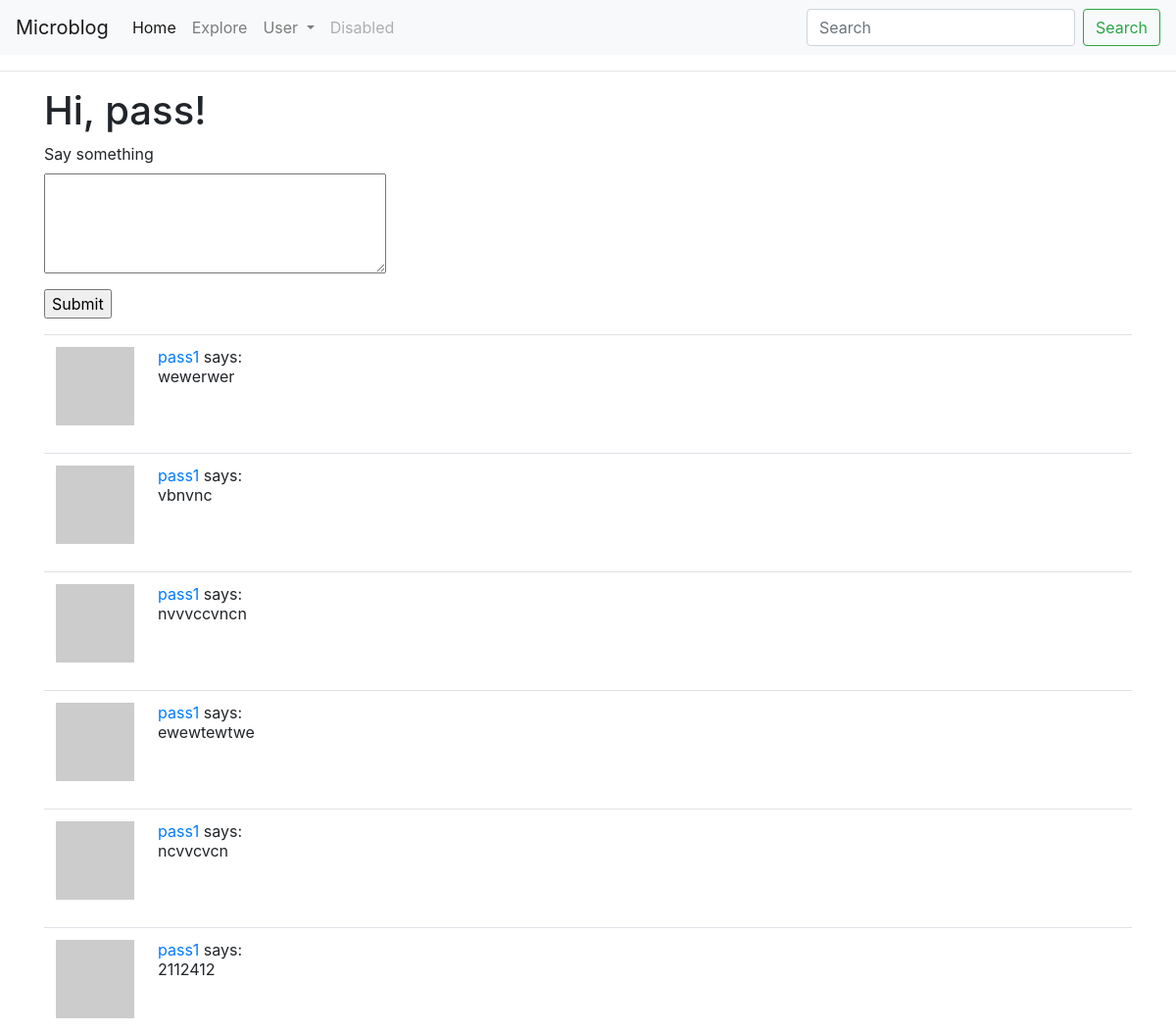
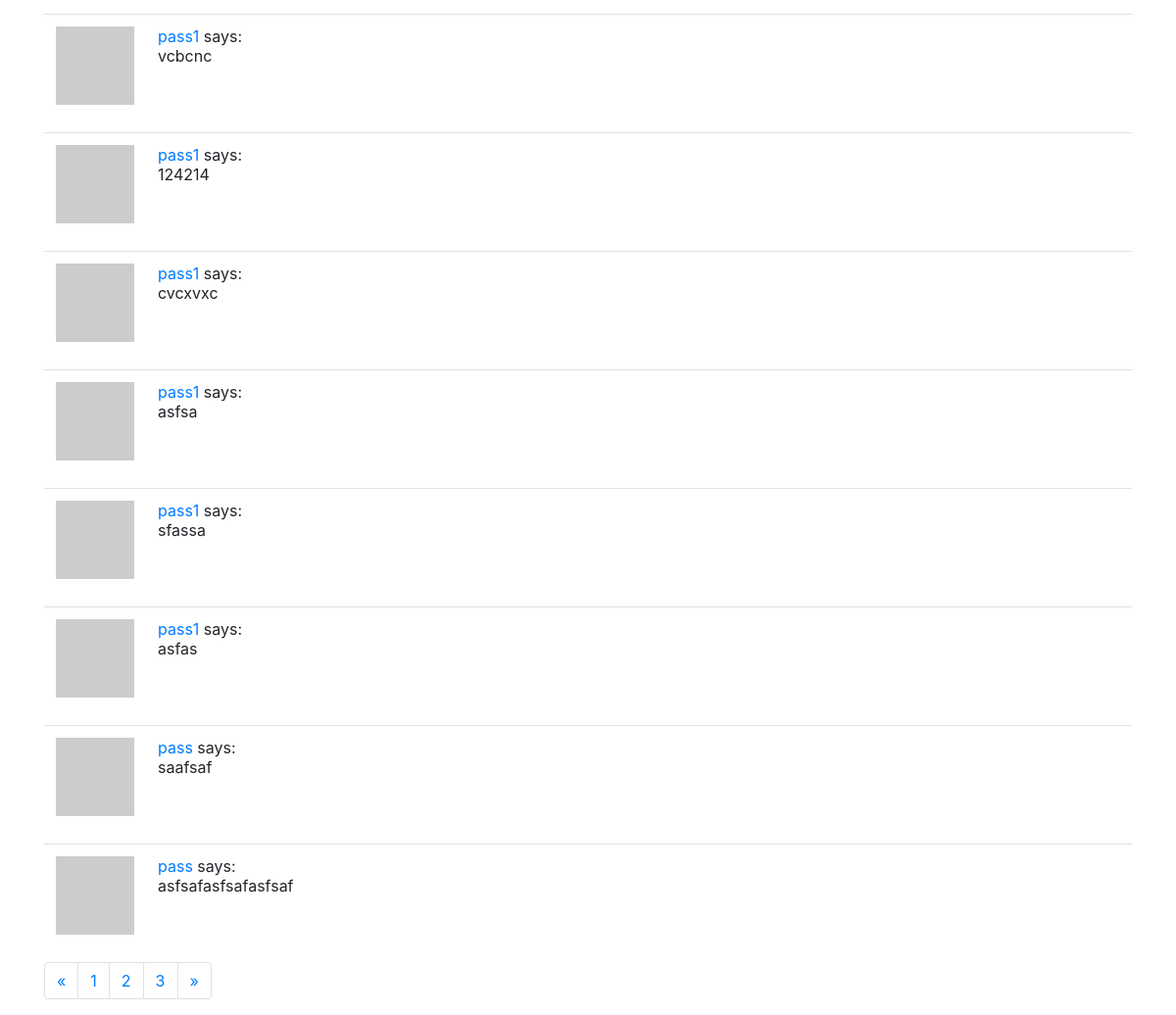
The page /index (signed in) on the database its author committed (2 pictures, top to bottom).
### app/models.py (models this page shows, shortened)
class User(UserMixin, db.Model):
    id = db.Column(db.Integer, primary_key=True)
    username = db.Column(db.String(64), index=True, unique=True)
    email = db.Column(db.String(120), index=True, unique=True)
    password_hash = db.Column(db.String(128))
    about_me = db.Column(db.String(140))
    last_seen = db.Column(db.DateTime, default=datetime.utcnow)
    posts = db.relationship("Post", backref="author", lazy="dynamic")
    followed = db.relationship(
        'User', secondary=followers,
        primaryjoin=(followers.c.follower_id == id),
        secondaryjoin=(followers.c.followed_id == id),
        backref=db.backref('followers', lazy='dynamic'), lazy='dynamic')
    def avatar(self, size):
        digest = md5(self.email.lower().encode('utf-8')).hexdigest()
        return "https://www.gravatar.com/avatar/{}?d=identicon&s={}".format(digest, size)
    def followed_posts(self):
        followed = Post.query.join(
            followers, (followers.c.followed_id == Post.user_id)).filter(
                followers.c.follower_id == self.id)
        own = Post.query.filter_by(user_id=self.id)
        return followed.union(own).order_by(Post.timestamp.desc())

class Post(db.Model):
    id = db.Column(db.Integer, primary_key=True)
    body = db.Column(db.String(140))
    timestamp = db.Column(db.DateTime, index=True, default = datetime.utcnow)
    user_id = db.Column(db.Integer, db.ForeignKey("user.id"))

### app/routes.py (the view)
@app.route('/', methods=['POST', 'GET'])
@app.route('/index', methods=['POST', 'GET'])
@login_required
def index():
    form = PostForm()
    if form.validate_on_submit():
        post = Post(body=form.post.data, author=current_user)
        db.session.add(post)
        db.session.commit()
        return redirect(url_for("index"))
    page = request.args.get('page', 1, type=int)
    posts = (current_user.followed_posts()).paginate(
        page, app.config['POSTS_PER_PAGE'], False)
    next_url = url_for("index", page=posts.next_num) if posts.has_next else None
    prev_url = url_for("index", page=posts.prev_num) if posts.has_prev else None
    return render_template('index.html', title='Home', form=form,
                           posts=posts.items, next_url=next_url, prev_url=prev_url)

### app/forms.py
class PostForm(FlaskForm):
    post = TextAreaField("Say something", validators=[DataRequired(), Length(max=140)])
    submit = SubmitField("Submit")

### app/models.py (called while the page is built)
@login.user_loader
def load_user(id):
    return User.query.get(int(id))

### app/routes.py (called while the page is built)
@app.before_request
def before_request():
    if current_user.is_authenticated:
        current_user.last_seen = datetime.utcnow()
        db.session.commit()

### app/templates/index.html (shortened to what this page needs)
{% extends "base.html" %}
{% block content %}
    <h1>Hi, {{ current_user.username }}!</h1>
    {%if form %}
    <form action="" method="POST">
        <p>
            {{form.post.label}} <br>
            {{form.post(cols=32, rows =4)}}<br>
        </p>
        {{ form.submit()}}
    </form>
    {%endif%}
    {% for post in posts %}
        {% include "_post.html" %}
    {% endfor %}
    <ul class="pagination">
        <li class="page-item">
            <a class="page-link" href="#" aria-label="Previous">
            <span aria-hidden="true">&laquo;</span>
            </a>
        </li>
        <li class="page-item"><a class="page-link" href="#">1</a></li>
        <li class="page-item"><a class="page-link" href="#">2</a></li>
        <li class="page-item"><a class="page-link" href="#">3</a></li>
        <li class="page-item">
            <a class="page-link" href="#" aria-label="Next">
            <span aria-hidden="true">&raquo;</span>
            </a>
        </li>
        </ul>
{% endblock %}

### app/templates/_post.html
<table class="table table-hover">
        <tr>
            <td width="70px">
                <a href="{{ url_for('user', username=post.author.username) }}">
                    <img src="{{ post.author.avatar(70) }}" />
                </a>
            </td>
            <td>
                <a href="{{ url_for('user', username=post.author.username) }}">
                    {{ post.author.username }}
                </a>
                says:
                <br>
                {{ post.body }}
            </td>
        </tr>
    </table>

### rows shown on the page
User: username "pass"
Post: author.username "pass1", body "wewerwer"
Post: author.username "pass1", body "vbnvnc"
Post: author.username "pass1", body "nvvvccvncn"
Post: author.username "pass1", body "ewewtewtwe"
Post: author.username "pass1", body "ncvvcvcn"
Post: author.username "pass1", body "2112412"
Post: author.username "pass1", body "vcbcnc"
Post: author.username "pass1", body "124214"
Post: author.username "pass1", body "cvcxvxc"
Post: author.username "pass1", body "asfsa"
Post: author.username "pass1", body "sfassa"
Post: author.username "pass1", body "asfas"
Post: author.username "pass", body "saafsaf"
Post: author.username "pass", body "asfsafasfsafasfsaf"
